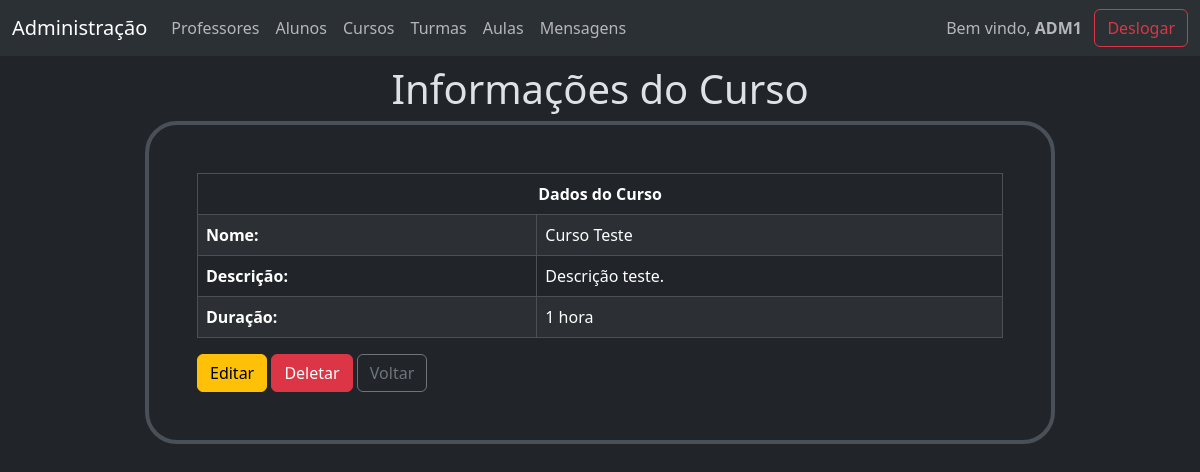
The app's page /gerenciamento/curso/2 (signed in) with its own data.
### gerenciamento/models.py (models this page shows, shortened)
class Curso(models.Model):
    id = models.AutoField(primary_key=True)
    nome = models.CharField(max_length=55)
    descricao = models.TextField(max_length=220)
    duracao = models.CharField(max_length=55)
    class Meta:
        verbose_name_plural = 'Cursos'

### gerenciamento/views.py (the view)
# urls.py: path('gerenciamento/curso/<int:id>', views.informacoes_do_curso, name='inf_cur'),
@user_passes_test(escola)
def informacoes_do_curso(request, id):
    curso = Curso.objects.get(id=id)
    context = {'curso': curso}
    return render(request, 'gerenciamento/curso/curso.html', context)

### gerenciamento/views.py (called while the page is built)
def escola(user):
    return user.groups.filter(name='Escola').exists()

### templates/gerenciamento/curso/curso.html
{% extends "gerenciamento/base.html" %}
{% block corpo %}
<div class='col-10 mx-auto'>
    <div class='text-center'>
        <h1>Informações do Curso</h1>
    </div>
    <div class='border p-5 border-4 rounded-5'>
        <table class="table table-striped table-bordered">
            <thead>
                <tr>
                    <th class='text-center' colspan='2' >Dados do Curso</th>
                </tr>
            </thead>
            <tbody>
                <tr>
                    <th>Nome:</th>
                    <td>{{ curso.nome }}</td>
                </tr>
                <tr>
                    <th>Descrição:</th>
                    <td>{{ curso.descricao }}</td>
                </tr>
                <tr>
                    <th>Duração:</th>
                    <td>{{ curso.duracao }}</td>
                </tr>
            </tbody>
        </table>
        <div>
            <a class='btn btn-warning' href="{% url "edi_inf_cur" curso.id %}">Editar</a>
            <a class='btn btn-danger' href="{% url "del_cur" curso.id %}">Deletar</a>
            <a class='btn btn-outline-secondary' href="{% url "lis_curs" %}">Voltar</a>
        </div>
    </div>
</div>
{% endblock corpo %}

### templates/gerenciamento/base.html (shortened to what this page needs)
{% extends "base.html" %}
{% block base %}
<div>
    <nav class="navbar fixed-top navbar-expand-lg bg-body-tertiary" >
        <div class="container-fluid">
            <a class="navbar-brand" href="{% url "indexescola" %}">Administração</a>
            <div class="collapse navbar-collapse" id="navbarNavDropdown">
                <ul class="navbar-nav me-auto">
                    <li class="nav-item">
                        <a class="nav-link" href="{% url "lis_pros" %}">Professores</a>
                    </li>
                    <li class="nav-item">
                        <a class="nav-link" href="{% url "lis_alus" %}">Alunos</a>
                    </li>
                    <li class="nav-item">
                        <a class="nav-link" href="{% url "lis_curs" %}">Cursos</a>
                    </li>
                    <li class="nav-item">
                        <a class="nav-link" href="{% url "lis_turs" %}">Turmas</a>
                    </li>
                    <li class="nav-item">
                        <a class="nav-link" href="{% url "lis_auls" %}">Aulas</a>
                    </li>
                    <li class="nav-item">
                        <a class="nav-link" href="{% url "msgs" %}">Mensagens</a>
                    </li>
                </ul>
                <span class='navbar-text'>Bem vindo, <strong>{{user.first_name}}</strong></span>
                <a class='btn btn-outline-danger' href="{% url "desl" %}">Deslogar</a>
            </div>
        </div>
    </nav>
</div>
<div class='container'>
    {% block corpo %}{% endblock corpo %}
</div>
{% endblock base %}

### records on screen
Curso: nome "Curso Teste", descricao "Descrição teste.", duracao "1 hora"

### other values on screen
{{ user.first_name }} "ADM1"
